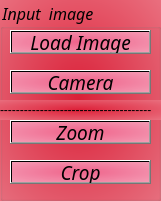
   <widget class="QGroupBox" name="groupBox_1">
    <property name="enabled">
     <bool>true</bool>
    </property>
    <property name="geometry">
     <rect>
      <x>10</x>
      <y>10</y>
      <width>161</width>
      <height>201</height>
     </rect>
    </property>
    <property name="font">
     <font>
      <family>Monotype Corsiva</family>
      <pointsize>12</pointsize>
      <weight>50</weight>
      <italic>true</italic>
      <bold>false</bold>
     </font>
    </property>
    <property name="styleSheet">
     <string notr="true">background-color: qradialgradient(spread:pad, cx:0.495, cy:0.494318, radius:2, fx:0.489, fy:0.494318, stop:0 rgba(221, 32, 56, 255), stop:1 rgba(255, 255, 255, 255));font: italic 12pt &quot;Monotype Corsiva&quot;;</string>
    </property>
    <property name="title">
     <string>Input  image </string>
    </property>
    <widget class="QPushButton" name="cropeimage_2">
     <property name="enabled">
      <bool>true</bool>
     </property>
     <property name="geometry">
      <rect>
       <x>10</x>
       <y>120</y>
       <width>141</width>
       <height>24</height>
      </rect>
     </property>
     <property name="font">
      <font>
       <family>Monotype Corsiva</family>
       <pointsize>14</pointsize>
       <weight>50</weight>
       <italic>true</italic>
       <bold>false</bold>
      </font>
     </property>
     <property name="styleSheet">
      <string notr="true">color: rgb(0, 0, 0);background-color: qradialgradient(spread:pad, cx:0.5, cy:0.5, radius:2, fx:0.5, fy:0.5, stop:0 rgba(240, 101, 142, 237), stop:1 rgba(255, 255, 255, 255));
font: italic 14pt &quot;Monotype Corsiva&quot;;</string>
     </property>
     <property name="text">
      <string>Zoom</string>
     </property>
    </widget>
    <widget class="QPushButton" name="loadimage">
     <property name="enabled">
      <bool>true</bool>
     </property>
     <property name="geometry">
      <rect>
       <x>10</x>
       <y>30</y>
       <width>141</width>
       <height>24</height>
      </rect>
     </property>
     <property name="font">
      <font>
       <family>Monotype Corsiva</family>
       <pointsize>14</pointsize>
       <weight>50</weight>
       <italic>true</italic>
       <bold>false</bold>
      </font>
     </property>
     <property name="styleSheet">
      <string notr="true">color: rgb(0, 0, 0);background-color: qradialgradient(spread:pad, cx:0.5, cy:0.5, radius:2, fx:0.5, fy:0.5, stop:0 rgba(240, 101, 142, 237), stop:1 rgba(255, 255, 255, 255));
font: italic 14pt &quot;Monotype Corsiva&quot;;</string>
     </property>
     <property name="text">
      <string>Load Image</string>
     </property>
    </widget>
    <widget class="QPushButton" name="camera">
     <property name="enabled">
      <bool>true</bool>
     </property>
     <property name="geometry">
      <rect>
       <x>10</x>
       <y>70</y>
       <width>141</width>
       <height>24</height>
      </rect>
     </property>
     <property name="font">
      <font>
       <family>Monotype Corsiva</family>
       <pointsize>14</pointsize>
       <weight>50</weight>
       <italic>true</italic>
       <bold>false</bold>
      </font>
     </property>
     <property name="styleSheet">
      <string notr="true">color: rgb(0, 0, 0);background-color: qradialgradient(spread:pad, cx:0.5, cy:0.5, radius:2, fx:0.5, fy:0.5, stop:0 rgba(240, 101, 142, 237), stop:1 rgba(255, 255, 255, 255));
font: italic 14pt &quot;Monotype Corsiva&quot;;</string>
     </property>
     <property name="text">
      <string>Camera</string>
     </property>
    </widget>
    <widget class="QLabel" name="label">
     <property name="geometry">
      <rect>
       <x>0</x>
       <y>100</y>
       <width>161</width>
       <height>20</height>
      </rect>
     </property>
     <property name="text">
      <string>--------------------------------------</string>
     </property>
    </widget>
    <widget class="QPushButton" name="cropeimage">
     <property name="enabled">
      <bool>true</bool>
     </property>
     <property name="geometry">
      <rect>
       <x>10</x>
       <y>160</y>
       <width>141</width>
       <height>24</height>
      </rect>
     </property>
     <property name="font">
      <font>
       <family>Monotype Corsiva</family>
       <pointsize>14</pointsize>
       <weight>50</weight>
       <italic>true</italic>
       <bold>false</bold>
      </font>
     </property>
     <property name="styleSheet">
      <string notr="true">color: rgb(0, 0, 0);background-color: qradialgradient(spread:pad, cx:0.5, cy:0.5, radius:2, fx:0.5, fy:0.5, stop:0 rgba(240, 101, 142, 237), stop:1 rgba(255, 255, 255, 255));
font: italic 14pt &quot;Monotype Corsiva&quot;;</string>
     </property>
     <property name="text">
      <string>Crop</string>
     </property>
    </widget>
   </widget>
